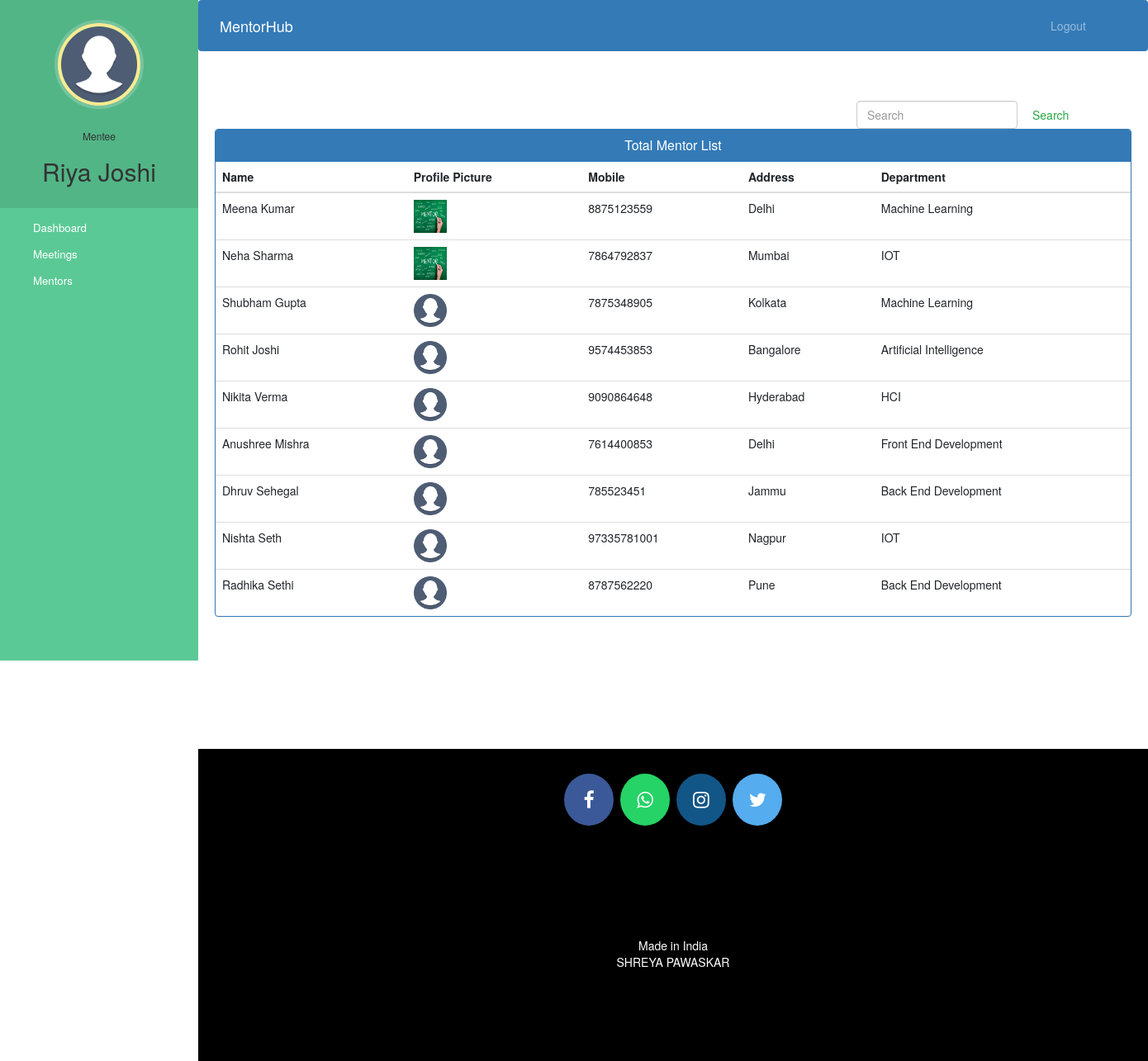
The app's page /mentee-view-mentor (signed in) with its own data.
### mentorship/models.py (models this page shows, shortened)
class Mentee(models.Model):
    user=models.OneToOneField(User,on_delete=models.CASCADE)
    profile_pic= models.ImageField(upload_to='profile_pic/MenteeProfilePic/',null=True,blank=True)
    address = models.CharField(max_length=40)
    mobile = models.CharField(max_length=20,null=False)
    interests = models.CharField(max_length=100,null=False)
    assignedMentorId = models.PositiveIntegerField(null=True)
    admitDate=models.DateField(auto_now=True)
    status=models.BooleanField(default=False)

class Mentor(models.Model):
    user=models.OneToOneField(User,on_delete=models.CASCADE)
    profile_pic= models.ImageField(upload_to='profile_pic/MentorProfilePic/',null=True,blank=True)
    address = models.CharField(max_length=40)
    mobile = models.CharField(max_length=20,null=True)
    domain= models.CharField(max_length=50,choices=domains,default='Data Science')
    status=models.BooleanField(default=False)
    @property
    def get_name(self):
        return self.user.first_name+" "+self.user.last_name

### mentorship/views.py (the view)
# urls.py: path('mentee-view-mentor', views.mentee_view_mentor_view,name='mentee-view-mentor'),
def mentee_view_mentor_view(request):
    mentors=models.Mentor.objects.all().filter(status=True)
    mentee=models.Mentee.objects.get(user_id=request.user.id) #for profile picture of mentee in sidebar
    return render(request,'mentorship/mentee_view_mentor.html',{'mentee':mentee,'mentors':mentors})

### templates/mentorship/mentee_view_mentor.html (shortened to what this page needs)
{% extends 'mentorship/mentee_base.html' %}
{% block content %}
{%load static%}
<head>
  <link href="//netdna.bootstrapcdn.com/bootstrap/3.0.0/css/bootstrap.min.css" rel="stylesheet" id="bootstrap-css">
</head>
<div class="container">
    <form  action="/searchmentor" method="get" style="margin-left:70%;" class="form-inline my-2 my-lg-0">
      <input class="form-control mr-sm-2" type="search" placeholder="Search" name="query" id="query" aria-label="Search">
      <button class="btn btn-outline-success my-2 my-sm-0" type="submit">Search</button>
    </form>
  {% if mentors %}
  <div class="panel panel-primary">
    <div class="panel-heading">
      <h6 class="panel-title"> Total Mentor List</h6>
    </div>
    <table class="table table-hover" id="dev-table">
        <thead>
          <tr>
            <th>Name</th>
            <th>Profile Picture</th>
            <th>Mobile</th>
            <th>Address</th>
            <th>Department</th>
          </tr>
        </thead>
        {% for d in mentors %}
        <tr>
          <td> {{d.get_name}}</td>
          <td> <img src="{% static d.profile_pic.url %}" alt="Profile Pic" height="40px" width="40px" /></td>
          <td>{{d.mobile}}</td>
          <td>{{d.address}}</td>
          <td>{{d.domain}}</td>
        </tr>
        {% endfor %}
      </table>
  </div>
  {%else%}
  <br><br><br>
  <h4 style="text-align: center;color: red;">No Mentor Found !!!</h4>
  {% endif %}
</div>
{% endblock content %}

### templates/mentorship/mentee_base.html (shortened to what this page needs)
<!DOCTYPE html>
{% load static %}
<html lang="en">
<head>
  <link rel="stylesheet" href="https://stackpath.bootstrapcdn.com/bootstrap/4.3.1/css/bootstrap.min.css">
  <link rel="stylesheet" href="https://maxcdn.bootstrapcdn.com/font-awesome/4.7.0/css/font-awesome.min.css">
</head>
<body>
  <nav class="menu" tabindex="0">
    <header class="avatar">
      <img src="{% static mentee.profile_pic.url %}" alt="Profile Pic" />
      <br><br>
      <h6>Mentee</h6>
      <h2>{{request.user.first_name}} {{request.user.last_name}}</h2>
    </header>
    <ul>
      <li tabindex="0" class="icon-dashboard"> <a style="color:white; text-decoration:none;" href="/mentee-dashboard"><span>Dashboard</span></a> </li>
      <li tabindex="0" class="icon-calendar"> <a style="color:white; text-decoration:none;" href="/mentee-appointment"><span>Meetings</span></a></li>
      <li tabindex="0" class="icon-users"> <a style="color:white; text-decoration:none;" href="/mentee-view-mentor"><span>Mentors</span></a></li>
    </ul>
  </nav>
  <main>
    <div class="bs-example">
      <nav class="navbar navbar-expand-md  navbar-dark fixed-top" style="background:#337AB7;">
        <a href="/mentee-dashboard" class="navbar-brand">MentorHub</a>
        <div class="collapse navbar-collapse justify-content-between" id="navbarCollapse">
          <div class="navbar-nav" style=" margin-left: 90%;">
            <a href="/logout" class="nav-item nav-link">Logout</a>
          </div>
        </div>
      </nav>
    </div>
    <br><br>
    {% block content %}
    {% endblock content %}
    <br><br><br><br><br><br><br>
    <footer>
      <p>
        <a id="ftr" href="" class="fa fa-facebook"></a>
        <a id="ftr" href=""class="fa fa-whatsapp"></a>
        <a id="ftr" href="" class="fa fa-instagram"></a>
        <a id="ftr" href="" class="fa fa-twitter"></a>
      </p>
      <br>
      <div class="container">
        <div class="row">
          <div class="col-md-12 col-sm-12">
            <div style="color:#ffffff;" class="wow fadeInUp footer-copyright">
              <p>Made in India <br>
                SHREYA PAWASKAR</p>
            </div>
          </div>
        </div>
      </div>
    </footer>
  </main>
</body>
</html>

### templates/mentorship/mentee_base.html (style rules this page uses)
a:link { text-decoration: none; }
a { color: white; }
footer { padding: 0px 0px 0px 0px; background-color: black; margin: 0px; }
#ftr { padding: 20px; }
.fa { font-size: 23px; width: 60px; text-align: center; text-decoration: none; margin: 5px 2px; border-radius: 50%; }
.fa-facebook { background: #3B5998; color: white; margin-top: 30px; }
.fa-whatsapp { background: #25d366; color: white; }
.fa-twitter { background: #55ACEE; color: white; }
.fa-instagram { background: #125688; color: white; }
p { text-align: center; }
body { padding-left: 240px; }
main { position: relative; height: 100vh; }
.menu { background: #5bc995; height: 100vh; width: 240px; position: fixed; top: 0px; left: 0; z-index: 5; outline: none; }
.menu .avatar { background: rgba(0, 0, 0, 0.1); padding: 2em 0.5em; text-align: center; }
.menu .avatar img { width: 100px; border-radius: 50%; overflow: hidden; border: 4px solid #ffea92; box-shadow: 0 0 0 4px rgba(255, 255, 255, 0.2); }
.menu .avatar h2 { font-weight: normal; margin-bottom: 0; }
.menu ul { list-style: none; padding: 0.5em 0; margin: 0; }
.menu ul li { padding: 0.5em 1em 0.5em 3em; font-size: 0.95em; font-weight: regular; background-repeat: no-repeat; background-position: left 15px center; background-size: auto 20px; transition: all 0.15s linear; cursor: pointer; }
.menu ul li.icon-dashboard { background-image: url("https://cdn-icons-png.flaticon.com/512/26/26284.png"); }
.menu ul li.icon-users { background-image: url("https://cdn-icons-png.flaticon.com/512/26/26284.png"); }
.menu ul li.icon-calendar { background-image: url("https://cdn-icons-png.flaticon.com/512/26/26284.png"); }

### templates/mentorship/mentee_view_mentor.html (style rules this page uses)
a:link { text-decoration: none; }
h6 { text-align: center; }
.row { margin: 100px; }

### records on screen
Mentee: profile_pic (placeholder picture)
Mentor: get_name "Meena Kumar", profile_pic (picture), mobile "8875123559", address "Delhi", domain "Machine Learning"
Mentor: get_name "Neha Sharma", profile_pic (picture), mobile "7864792837", address "Mumbai", domain "IOT"
Mentor: get_name "Shubham Gupta", profile_pic (placeholder picture), mobile "7875348905", address "Kolkata", domain "Machine Learning"
Mentor: get_name "Rohit Joshi", profile_pic (placeholder picture), mobile "9574453853", address "Bangalore", domain "Artificial Intelligence"
Mentor: get_name "Nikita Verma", profile_pic (placeholder picture), mobile "9090864648", address "Hyderabad", domain "HCI"
Mentor: get_name "Anushree Mishra", profile_pic (placeholder picture), mobile "7614400853", address "Delhi", domain "Front End Development"
Mentor: get_name "Dhruv Sehegal", profile_pic (placeholder picture), mobile "785523451", address "Jammu", domain "Back End Development"
Mentor: get_name "Nishta Seth", profile_pic (placeholder picture), mobile "97335781001", address "Nagpur", domain "IOT"
Mentor: get_name "Radhika Sethi", profile_pic (placeholder picture), mobile "8787562220", address "Pune", domain "Back End Development"

### other values on screen
{{ request.user.first_name }} "Riya"
{{ request.user.last_name }} "Joshi"
